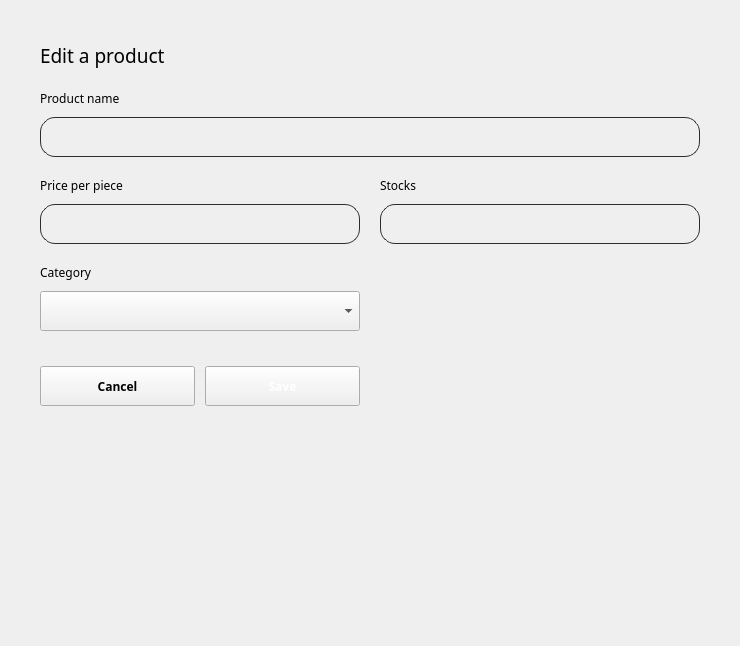
                       <widget class="QWidget" name="page_products_edit">
                        <layout class="QGridLayout" name="gridLayout_15">
                         <property name="leftMargin">
                          <number>0</number>
                         </property>
                         <property name="topMargin">
                          <number>0</number>
                         </property>
                         <property name="rightMargin">
                          <number>0</number>
                         </property>
                         <property name="bottomMargin">
                          <number>0</number>
                         </property>
                         <property name="spacing">
                          <number>0</number>
                         </property>
                         <item row="0" column="0">
                          <widget class="QWidget" name="widget_products_edit" native="true">
                           <layout class="QVBoxLayout" name="verticalLayout_17">
                            <property name="spacing">
                             <number>0</number>
                            </property>
                            <property name="leftMargin">
                             <number>40</number>
                            </property>
                            <property name="topMargin">
                             <number>40</number>
                            </property>
                            <property name="rightMargin">
                             <number>40</number>
                            </property>
                            <property name="bottomMargin">
                             <number>40</number>
                            </property>
                            <item>
                             <widget class="QLabel" name="label_48">
                              <property name="minimumSize">
                               <size>
                                <width>0</width>
                                <height>30</height>
                               </size>
                              </property>
                              <property name="maximumSize">
                               <size>
                                <width>16777215</width>
                                <height>30</height>
                               </size>
                              </property>
                              <property name="font">
                               <font>
                                <family>Hauora ExtraBold</family>
                                <pointsize>14</pointsize>
                               </font>
                              </property>
                              <property name="text">
                               <string>Edit a product</string>
                              </property>
                             </widget>
                            </item>
                            <item>
                             <widget class="QWidget" name="widget_33" native="true">
                              <property name="minimumSize">
                               <size>
                                <width>0</width>
                                <height>87</height>
                               </size>
                              </property>
                              <property name="maximumSize">
                               <size>
                                <width>660</width>
                                <height>87</height>
                               </size>
                              </property>
                              <layout class="QVBoxLayout" name="verticalLayout_65">
                               <property name="spacing">
                                <number>10</number>
                               </property>
                               <property name="leftMargin">
                                <number>0</number>
                               </property>
                               <property name="topMargin">
                                <number>20</number>
                               </property>
                               <property name="rightMargin">
                                <number>0</number>
                               </property>
                               <property name="bottomMargin">
                                <number>0</number>
                               </property>
                               <item>
                                <widget class="QLabel" name="label_66">
                                 <property name="maximumSize">
                                  <size>
                                   <width>320</width>
                                   <height>17</height>
                                  </size>
                                 </property>
                                 <property name="font">
                                  <font>
                                   <family>Hauora</family>
                                   <pointsize>9</pointsize>
                                  </font>
                                 </property>
                                 <property name="text">
                                  <string>Product name</string>
                                 </property>
                                </widget>
                               </item>
                               <item>
                                <widget class="QLineEdit" name="lineEdit_products_name_edit">
                                 <property name="minimumSize">
                                  <size>
                                   <width>320</width>
                                   <height>40</height>
                                  </size>
                                 </property>
                                 <property name="maximumSize">
                                  <size>
                                   <width>660</width>
                                   <height>40</height>
                                  </size>
                                 </property>
                                 <property name="font">
                                  <font>
                                   <family>Hauora</family>
                                   <pointsize>9</pointsize>
                                  </font>
                                 </property>
                                 <property name="styleSheet">
                                  <string notr="true">border-radius: 15px;
background-color: rgba(0,0,0,0);
border: 1px solid rgb(45, 45, 45);
padding-top: 4px;
padding-bottom: 4px;
padding-left: 8px;
padding-right: 8px;

</string>
                                 </property>
                                 <property name="text">
                                  <string/>
                                 </property>
                                </widget>
                               </item>
                              </layout>
                             </widget>
                            </item>
                            <item>
                             <widget class="QWidget" name="widget_9" native="true">
                              <property name="minimumSize">
                               <size>
                                <width>0</width>
                                <height>87</height>
                               </size>
                              </property>
                              <property name="maximumSize">
                               <size>
                                <width>660</width>
                                <height>87</height>
                               </size>
                              </property>
                              <layout class="QHBoxLayout" name="horizontalLayout_19">
                               <property name="spacing">
                                <number>20</number>
                               </property>
                               <property name="leftMargin">
                                <number>0</number>
                               </property>
                               <property name="topMargin">
                                <number>20</number>
                               </property>
                               <property name="rightMargin">
                                <number>0</number>
                               </property>
                               <property name="bottomMargin">
                                <number>0</number>
                               </property>
                               <item>
                                <widget class="QWidget" name="widget_43" native="true">
                                 <property name="maximumSize">
                                  <size>
                                   <width>320</width>
                                   <height>67</height>
                                  </size>
                                 </property>
                                 <layout class="QVBoxLayout" name="verticalLayout_79">
                                  <property name="spacing">
                                   <number>10</number>
                                  </property>
                                  <property name="leftMargin">
                                   <number>0</number>
                                  </property>
                                  <property name="topMargin">
                                   <number>0</number>
                                  </property>
                                  <property name="rightMargin">
                                   <number>0</number>
                                  </property>
                                  <property name="bottomMargin">
                                   <number>0</number>
                                  </property>
                                  <item>
                                   <widget class="QLabel" name="label_80">
                                    <property name="maximumSize">
                                     <size>
                                      <width>320</width>
                                      <height>17</height>
                                     </size>
                                    </property>
                                    <property name="font">
                                     <font>
                                      <family>Hauora</family>
                                      <pointsize>9</pointsize>
                                     </font>
                                    </property>
                                    <property name="text">
                                     <string>Price per piece</string>
                                    </property>
                                   </widget>
                                  </item>
                                  <item>
                                   <widget class="QLineEdit" name="lineEdit_products_pricepiece_edit">
                                    <property name="minimumSize">
                                     <size>
                                      <width>320</width>
                                      <height>40</height>
                                     </size>
                                    </property>
                                    <property name="maximumSize">
                                     <size>
                                      <width>320</width>
                                      <height>40</height>
                                     </size>
                                    </property>
                                    <property name="font">
                                     <font>
                                      <family>Hauora</family>
                                      <pointsize>9</pointsize>
                                     </font>
                                    </property>
                                    <property name="styleSheet">
                                     <string notr="true">border-radius: 15px;
background-color: rgba(0,0,0,0);
border: 1px solid rgb(45, 45, 45);
padding-top: 4px;
padding-bottom: 4px;
padding-left: 8px;
padding-right: 8px;

</string>
                                    </property>
                                    <property name="text">
                                     <string/>
                                    </property>
                                   </widget>
                                  </item>
                                 </layout>
                                </widget>
                               </item>
                               <item>
                                <widget class="QWidget" name="widget_44" native="true">
                                 <property name="maximumSize">
                                  <size>
                                   <width>320</width>
                                   <height>67</height>
                                  </size>
                                 </property>
                                 <layout class="QVBoxLayout" name="verticalLayout_66">
                                  <property name="spacing">
                                   <number>10</number>
                                  </property>
                                  <property name="leftMargin">
                                   <number>0</number>
                                  </property>
                                  <property name="topMargin">
                                   <number>0</number>
                                  </property>
                                  <property name="rightMargin">
                                   <number>0</number>
                                  </property>
                                  <property name="bottomMargin">
                                   <number>0</number>
                                  </property>
                                  <item>
                                   <widget class="QLabel" name="label_67">
                                    <property name="maximumSize">
                                     <size>
                                      <width>320</width>
                                      <height>17</height>
                                     </size>
                                    </property>
                                    <property name="font">
                                     <font>
                                      <family>Hauora</family>
                                      <pointsize>9</pointsize>
                                     </font>
                                    </property>
                                    <property name="text">
                                     <string>Stocks</string>
                                    </property>
                                   </widget>
                                  </item>
                                  <item>
                                   <widget class="QLineEdit" name="lineEdit_products_stocks_edit">
                                    <property name="minimumSize">
                                     <size>
                                      <width>320</width>
                                      <height>40</height>
                                     </size>
                                    </property>
                                    <property name="maximumSize">
                                     <size>
                                      <width>320</width>
                                      <height>40</height>
                                     </size>
                                    </property>
                                    <property name="font">
                                     <font>
                                      <family>Hauora</family>
                                      <pointsize>9</pointsize>
                                     </font>
                                    </property>
                                    <property name="styleSheet">
                                     <string notr="true">border-radius: 15px;
background-color: rgba(0,0,0,0);
border: 1px solid rgb(45, 45, 45);
padding-top: 4px;
padding-bottom: 4px;
padding-left: 8px;
padding-right: 8px;

</string>
                                    </property>
                                    <property name="text">
                                     <string/>
                                    </property>
                                   </widget>
                                  </item>
                                 </layout>
                                </widget>
                               </item>
                              </layout>
                             </widget>
                            </item>
                            <item alignment="Qt::AlignLeft">
                             <widget class="QWidget" name="widget_10" native="true">
                              <property name="minimumSize">
                               <size>
                                <width>0</width>
                                <height>87</height>
                               </size>
                              </property>
                              <property name="maximumSize">
                               <size>
                                <width>660</width>
                                <height>87</height>
                               </size>
                              </property>
                              <layout class="QHBoxLayout" name="horizontalLayout_20">
                               <property name="spacing">
                                <number>20</number>
                               </property>
                               <property name="leftMargin">
                                <number>0</number>
                               </property>
                               <property name="topMargin">
                                <number>20</number>
                               </property>
                               <property name="rightMargin">
                                <number>0</number>
                               </property>
                               <property name="bottomMargin">
                                <number>0</number>
                               </property>
                               <item alignment="Qt::AlignLeft">
                                <widget class="QWidget" name="widget_46" native="true">
                                 <property name="maximumSize">
                                  <size>
                                   <width>320</width>
                                   <height>67</height>
                                  </size>
                                 </property>
                                 <layout class="QVBoxLayout" name="verticalLayout_81">
                                  <property name="spacing">
                                   <number>10</number>
                                  </property>
                                  <property name="leftMargin">
                                   <number>0</number>
                                  </property>
                                  <property name="topMargin">
                                   <number>0</number>
                                  </property>
                                  <property name="rightMargin">
                                   <number>0</number>
                                  </property>
                                  <property name="bottomMargin">
                                   <number>0</number>
                                  </property>
                                  <item>
                                   <widget class="QLabel" name="label_82">
                                    <property name="maximumSize">
                                     <size>
                                      <width>320</width>
                                      <height>17</height>
                                     </size>
                                    </property>
                                    <property name="font">
                                     <font>
                                      <family>Hauora</family>
                                      <pointsize>9</pointsize>
                                     </font>
                                    </property>
                                    <property name="text">
                                     <string>Category</string>
                                    </property>
                                   </widget>
                                  </item>
                                  <item>
                                   <widget class="QComboBox" name="comboBox_products_category_edit">
                                    <property name="minimumSize">
                                     <size>
                                      <width>320</width>
                                      <height>40</height>
                                     </size>
                                    </property>
                                    <property name="maximumSize">
                                     <size>
                                      <width>320</width>
                                      <height>40</height>
                                     </size>
                                    </property>
                                    <property name="font">
                                     <font>
                                      <family>Hauora</family>
                                      <pointsize>9</pointsize>
                                     </font>
                                    </property>
                                    <property name="styleSheet">
                                     <string notr="true"/>
                                    </property>
                                   </widget>
                                  </item>
                                 </layout>
                                </widget>
                               </item>
                              </layout>
                             </widget>
                            </item>
                            <item>
                             <widget class="QWidget" name="widget_products_actions_edit" native="true">
                              <property name="minimumSize">
                               <size>
                                <width>210</width>
                                <height>0</height>
                               </size>
                              </property>
                              <property name="maximumSize">
                               <size>
                                <width>320</width>
                                <height>75</height>
                               </size>
                              </property>
                              <layout class="QHBoxLayout" name="horizontalLayout_12">
                               <property name="spacing">
                                <number>10</number>
                               </property>
                               <property name="leftMargin">
                                <number>0</number>
                               </property>
                               <property name="topMargin">
                                <number>35</number>
                               </property>
                               <property name="rightMargin">
                                <number>0</number>
                               </property>
                               <property name="bottomMargin">
                                <number>0</number>
                               </property>
                               <item>
                                <widget class="QPushButton" name="pushButton_products_edit_cancel">
                                 <property name="minimumSize">
                                  <size>
                                   <width>100</width>
                                   <height>40</height>
                                  </size>
                                 </property>
                                 <property name="maximumSize">
                                  <size>
                                   <width>195</width>
                                   <height>40</height>
                                  </size>
                                 </property>
                                 <property name="font">
                                  <font>
                                   <family>Hauora</family>
                                   <pointsize>9</pointsize>
                                   <bold>true</bold>
                                  </font>
                                 </property>
                                 <property name="cursor">
                                  <cursorShape>ArrowCursor</cursorShape>
                                 </property>
                                 <property name="layoutDirection">
                                  <enum>Qt::LeftToRight</enum>
                                 </property>
                                 <property name="styleSheet">
                                  <string notr="true"/>
                                 </property>
                                 <property name="text">
                                  <string>Cancel</string>
                                 </property>
                                 <property name="iconSize">
                                  <size>
                                   <width>30</width>
                                   <height>30</height>
                                  </size>
                                 </property>
                                 <property name="checkable">
                                  <bool>true</bool>
                                 </property>
                                 <property name="autoExclusive">
                                  <bool>true</bool>
                                 </property>
                                 <attribute name="buttonGroup">
                                  <string notr="true">buttonGroup_products_edit</string>
                                 </attribute>
                                </widget>
                               </item>
                               <item>
                                <widget class="QPushButton" name="pushButton_products_edit_save">
                                 <property name="minimumSize">
                                  <size>
                                   <width>100</width>
                                   <height>40</height>
                                  </size>
                                 </property>
                                 <property name="maximumSize">
                                  <size>
                                   <width>195</width>
                                   <height>40</height>
                                  </size>
                                 </property>
                                 <property name="font">
                                  <font>
                                   <family>Hauora</family>
                                   <pointsize>9</pointsize>
                                   <bold>true</bold>
                                  </font>
                                 </property>
                                 <property name="cursor">
                                  <cursorShape>ArrowCursor</cursorShape>
                                 </property>
                                 <property name="layoutDirection">
                                  <enum>Qt::LeftToRight</enum>
                                 </property>
                                 <property name="styleSheet">
                                  <string notr="true">color: rgb(255, 255, 255);</string>
                                 </property>
                                 <property name="text">
                                  <string>Save</string>
                                 </property>
                                 <property name="iconSize">
                                  <size>
                                   <width>30</width>
                                   <height>30</height>
                                  </size>
                                 </property>
                                 <property name="checkable">
                                  <bool>true</bool>
                                 </property>
                                 <property name="autoExclusive">
                                  <bool>true</bool>
                                 </property>
                                 <attribute name="buttonGroup">
                                  <string notr="true">buttonGroup_products_edit</string>
                                 </attribute>
                                </widget>
                               </item>
                              </layout>
                             </widget>
                            </item>
                            <item>
                             <spacer name="verticalSpacer_26">
                              <property name="orientation">
                               <enum>Qt::Vertical</enum>
                              </property>
                              <property name="sizeType">
                               <enum>QSizePolicy::Fixed</enum>
                              </property>
                              <property name="sizeHint" stdset="0">
                               <size>
                                <width>20</width>
                                <height>200</height>
                               </size>
                              </property>
                             </spacer>
                            </item>
                           </layout>
                          </widget>
                         </item>
                        </layout>
                       </widget>
